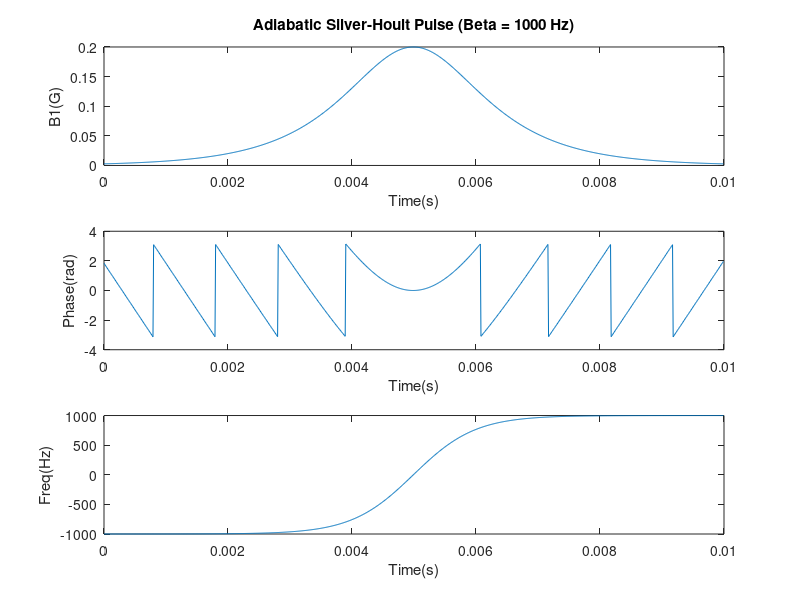

Write the MATLAB code that produced this figure.
%
% function [b1,freq,phase] = adiabatic(peakb1,bw,beta,T,Ts,blochsim)
%
%	Function designs a Silver-Hoult adiabatic pulse with
%	peakb1 = max B1 in Gauss.
%	bw = bandwidth in Hz
%	beta = S-H beta (in Hz)
%	T = duration in seconds 
%	Ts = sample period in seconds
%	blochsim = 1 to simulate pulse.
%
%	Run with no arguments for a sample.
%

function [b1,freq,phase] = adiabatic(peakb1,bw,beta,T,Ts,blochsim)

if (nargin < 1) peakb1=0.2;	end;
if (nargin < 2) bw = 2000;	end;
if (nargin < 3) beta = 1000;	end;
if (nargin < 4) T = 0.010;	end;
if (nargin < 5) Ts = 0.00001;	end;
if (nargin < 6) blochsim=1;	end;

T = 2*round(T/Ts/2)*Ts;
N = T/Ts;


t = [Ts:Ts:T] - round(N/2)*Ts;	% Time from -T/2 to T/2.

b1 = peakb1 * sech(beta*t);
freq = bw/2 * tanh(beta*t);
phase = cumsum(freq)*2*pi*Ts;
phase = phase-phase(round(N/2));	% Zero phase half-way.
phase = mod(phase+pi,2*pi)-pi;		% Limit to [-pi,pi];


if (blochsim)
	t = t-t(1);	% Start t at 0 for plots.
	figure(1);
	tt = sprintf('Adiabatic Silver-Hoult Pulse (Beta = %g Hz)',beta);
	subplot(3,1,1);
	plot(t,b1); xlabel('Time(s)'), ylabel('B1(G)');	
	title(tt);
	subplot(3,1,2);
	plot(t,phase); xlabel('Time(s)'), ylabel('Phase(rad)');	
	subplot(3,1,3);
	plot(t,freq); xlabel('Time(s)'), ylabel('Freq(Hz)');	


		
	if (exist('bloch'))
	  gr = 0*b1;
	  tp = Ts;
	  t1 = .6; t2=.1;
	  df = [-3*bw:bw/20:3*bw];
	  dp = 0;
	  mode = 0;
	  [mx,my,mz] = bloch(b1.*exp(i*phase),gr,tp,t1,t2,df,dp,mode);
	
	  figure(2); 
	  plot(df,mx,'b--',df,my,'g--',df,mz,'r-');
	  xlabel('Freq (Hz)');
	  ylabel('Magnetization');
	  legend('Mx','My','Mz');
	  grid;
 	else
	  disp('bloch.m not found.  No Bloch simulation.');
	end;
end;
